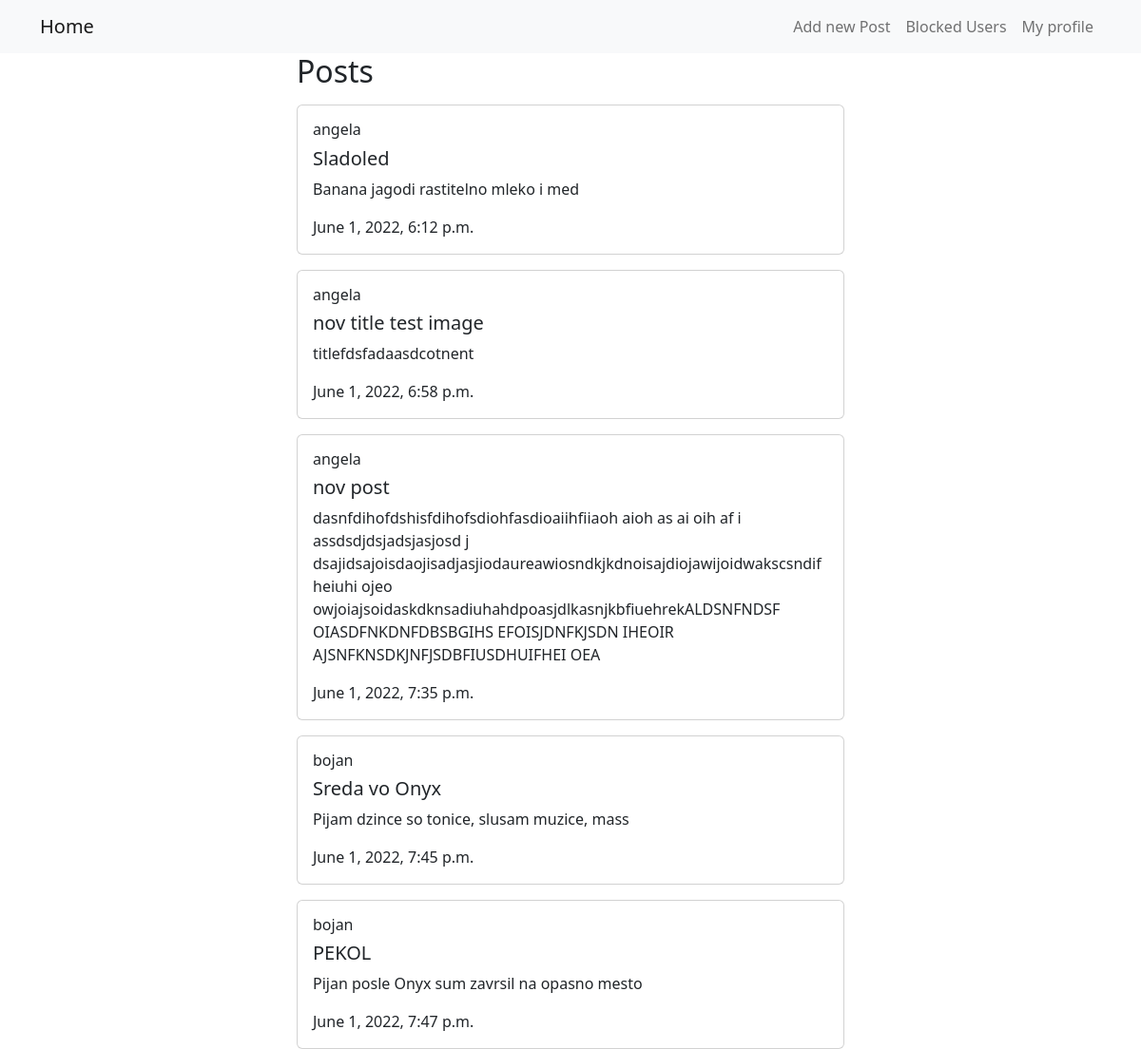
The page /posts/ (signed in) on the database its author committed.
### BlogPost/models.py (models this page shows, shortened)
class BlogPost(models.Model):
    author = models.ForeignKey(User, on_delete=models.CASCADE)
    title = models.CharField(max_length=50)
    content = models.TextField()
    files = models.FileField(upload_to="post_files/", null=True, blank=True)
    date_created = models.DateTimeField(auto_now_add=True)
    last_updated = models.DateTimeField(auto_now=True)

### BlogPost/views.py (the view)
# urls.py: path('posts/', get_all_posts, name="posts"),
def get_all_posts(request):
    logged_in_user = request.user #get logged in user
    blocked_users = BlockUser.objects.all() #get all blocked users
    users_i_have_blocked = blocked_users\
        .filter(userThatBlocks=logged_in_user)\
        .values_list("blockedUser") #get users that I have blocked
    user_that_blocked_me = blocked_users\
        .filter(blockedUser=logged_in_user)\
        .values_list("userThatBlocks") #get users that have bloked me, this is not in the requiremtns of the lab exercise but i decided to add it because it makes sense
    posts_list = BlogPost.objects\
        .exclude(author__in=users_i_have_blocked)\
        .exclude(author__in=user_that_blocked_me)\
        .exclude(author=logged_in_user)
    context = {"posts": posts_list, }
    return render(request, "posts.html", context=context)

### BlogPost/templates/posts.html (shortened to what this page needs)
<!DOCTYPE html>
<html lang="en">
<head>
	<link href="https://cdn.jsdelivr.net/npm/bootstrap@5.2.0-beta1/dist/css/bootstrap.min.css" rel="stylesheet">
</head>
<body>
	<nav class="navbar navbar-expand-lg navbar-light bg-light">
		<div class="container">
			<a href="/posts" class="navbar-brand">Home</a>
			<ul class="navbar-nav ml-auto">
				<li class="nav-item">
					<a class="nav-link" href="/add/post">
						Add new Post
					</a>
				</li>
				<li class="nav-item">
					<a class="nav-link" href="/blockedUsers">
						Blocked Users
					</a>
				</li>
				<li class="nav-item">
					<a class="nav-link" href="/profile">
						My profile
					</a>
				</li>
			</ul>
		</div>
	</nav>
	<div class="container w-50">
		<h2>Posts</h2>
		<div id="cards">
			{% for post in posts %}
				<div class="card mt-3">
					<div class="card-body">
						<h6 class="card-title">{{post.author}}</h6>
						<h5 class="card-title">{{post.title}}</h5>
						<p class="card-text">{{post.content}}</p>
						<span>{{post.date_created}}</span>
					</div>
					</div>
			{% endfor %}
		</div>
	</div>
</body>
</html>

### rows shown on the page
BlogPost: author "angela", title "Sladoled", content "Banana jagodi rastitelno mleko i med", date_created "June 1, 2022, 6:12 p.m."
BlogPost: author "angela", title "nov title test image", content "titlefdsfadaasdcotnent", date_created "June 1, 2022, 6:58 p.m."
BlogPost: author "angela", title "nov post", content "dasnfdihofdshisfdihofsdiohfasdioaiihfiiaoh aioh as ai oih af i assdsdjdsjadsjasjosd j dsajidsajoisdaojisadjasjiodaureawiosndkjkdnoisajdiojawijoidwakscsndifheiuhi ojeo owjoiajsoidaskdknsadiuhahdpoasjdlkasnjkbfiuehrekALDSNFNDSF OIASDFNKDNFDBSBGIHS EFOISJDNFKJSDN IHEOIR AJSNFKNSDKJNFJSDBFIUSDHUIFHEI OEA", date_created "June 1, 2022, 7:35 p.m."
BlogPost: author "bojan", title "Sreda vo Onyx", content "Pijam dzince so tonice, slusam muzice, mass", date_created "June 1, 2022, 7:45 p.m."
BlogPost: author "bojan", title "PEKOL", content "Pijan posle Onyx sum zavrsil na opasno mesto", date_created "June 1, 2022, 7:47 p.m."
